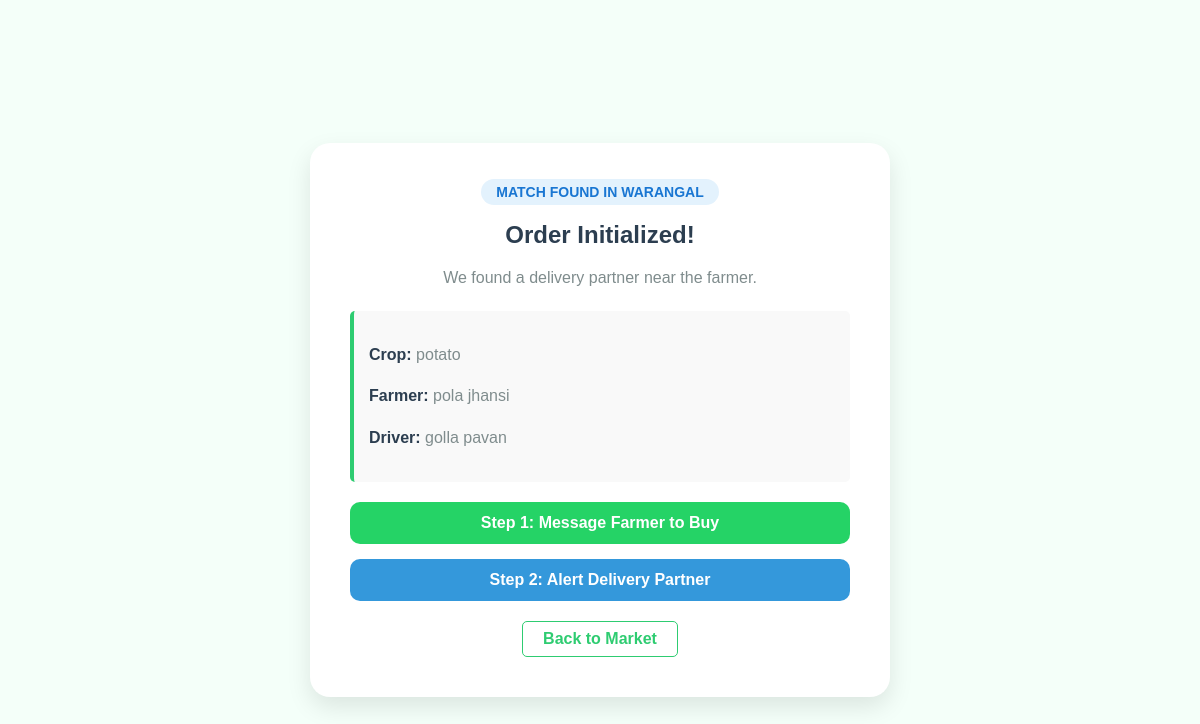
Page /connect_with_farmer/2 (signed in) on the committed database.
### tables this page shows
CREATE TABLE users(
        id INTEGER PRIMARY KEY AUTOINCREMENT,
        user_type TEXT, name TEXT, country TEXT,
        state TEXT, district TEXT, phone TEXT, aadhar TEXT, password TEXT,
        truck_model TEXT, capacity TEXT, experience TEXT
    );

CREATE TABLE crops(
        id INTEGER PRIMARY KEY AUTOINCREMENT,
        farmer_name TEXT, crop_name TEXT, quantity TEXT,
        price REAL, location TEXT, crop_type TEXT,
        harvest_date TEXT, image_url TEXT, video_url TEXT
    );

### app.py (the view)
@app.route("/connect_with_farmer/<int:crop_id>")
def connect_with_farmer(crop_id):
    if 'user_name' not in session:
        return redirect(url_for('login'))
    conn = get_db_connection()
    crop = conn.execute("SELECT * FROM crops WHERE id=?", (crop_id,)).fetchone()
    farmer = conn.execute("SELECT * FROM users WHERE name=? AND user_type='farmer'", (crop['farmer_name'],)).fetchone()
    if not farmer:
        conn.close()
        return "Farmer details not found."
    delivery_partner = conn.execute(
        "SELECT * FROM users WHERE user_type='delivery' AND district=? LIMIT 1",
        (farmer['district'],)
    ).fetchone()
    conn.close()
    buyer_msg = f"Hi {farmer['name']}, I want to buy your {crop['crop_name']}. Let's confirm!"
    farmer_link = f"https://wa.me/{farmer['phone']}?text={buyer_msg.replace(' ', '%20')}"
    driver_link = None
    if delivery_partner:
        loc_link = f"https://www.google.com/maps/search/?api=1&query={farmer['district']}+{farmer['state']}"
        driver_msg = f"New Delivery! Pick up {crop['crop_name']} from {farmer['name']} in {farmer['district']}. Location: {loc_link}"
        driver_link = f"https://wa.me/{delivery_partner['phone']}?text={driver_msg.replace(' ', '%20')}"
    return render_template("delivery.html",
                           farmer_link=farmer_link,
                           driver_link=driver_link,
                           partner=delivery_partner,
                           farmer=farmer,
                           crop=crop)

### app.py (called while the page is built)
def get_db_connection():
    conn = sqlite3.connect("farmers.db")
    conn.row_factory = sqlite3.Row  # This allows accessing columns by name
    return conn

### templates/delivery.html (shortened to what this page needs)
<!DOCTYPE html>
<html lang="en">
<head>
</head>
<body>
    <div class="card">
        {% if partner %}
            <span class="match-badge">MATCH FOUND IN {{ partner['district']|upper }}</span>
            <h2>Order Initialized!</h2>
            <p>We found a delivery partner near the farmer.</p>
            <div class="info-box">
                <p><b>Crop:</b> {{ crop['crop_name'] }}</p>
                <p><b>Farmer:</b> {{ farmer['name'] }}</p>
                <p><b>Driver:</b> {{ partner['name'] }}</p>
            </div>
            <a href="{{ farmer_link }}" target="_blank" class="btn-wa">
                Step 1: Message Farmer to Buy
            </a>
            {% if driver_link %}
            <a href="{{ driver_link }}" target="_blank" class="btn-wa" style="background: var(--secondary);">
                Step 2: Alert Delivery Partner
            </a>
            {% endif %}
            <a href="/marketplace" class="btn-home">Back to Market</a>
        {% endif %}
    </div>
</body>
</html>

### templates/delivery.html (style rules this page uses)
:root { --primary: #2ecc71; --secondary: #3498db; --bg: #f4fff9; --whatsapp: #25D366; }
body { font-family: sans-serif; background: var(--bg); display: flex; justify-content: center; align-items: center; min-height: 100vh; margin: 0; padding: 20px; }
.card { background: white; padding: 40px; border-radius: 20px; box-shadow: 0 10px 25px rgba(0,0,0,0.1); text-align: center; width: 100%; max-width: 500px; }
.match-badge { background: #e3f2fd; color: #1976d2; padding: 5px 15px; border-radius: 20px; font-size: 14px; font-weight: bold; }
h2 { color: #2c3e50; margin-bottom: 5px; }
p { color: #7f8c8d; line-height: 1.6; }
.btn-wa { display: block; margin-top: 15px; background: var(--whatsapp); color: white; text-decoration: none; font-weight: bold; padding: 12px 20px; border-radius: 10px; transition: 0.3s; }
.btn-home { display: inline-block; margin-top: 20px; color: var(--primary); text-decoration: none; font-weight: bold; border: 1px solid var(--primary); padding: 8px 20px; border-radius: 5px; transition: 0.3s; }
.info-box { background: #f9f9f9; border-left: 4px solid var(--primary); padding: 15px; text-align: left; margin: 20px 0; border-radius: 5px; }
.info-box b { color: #2c3e50; }

### rows in the picture
users: district "WARANGAL", name "golla pavan"
crops: crop_name "potato"
users: name "pola jhansi"
